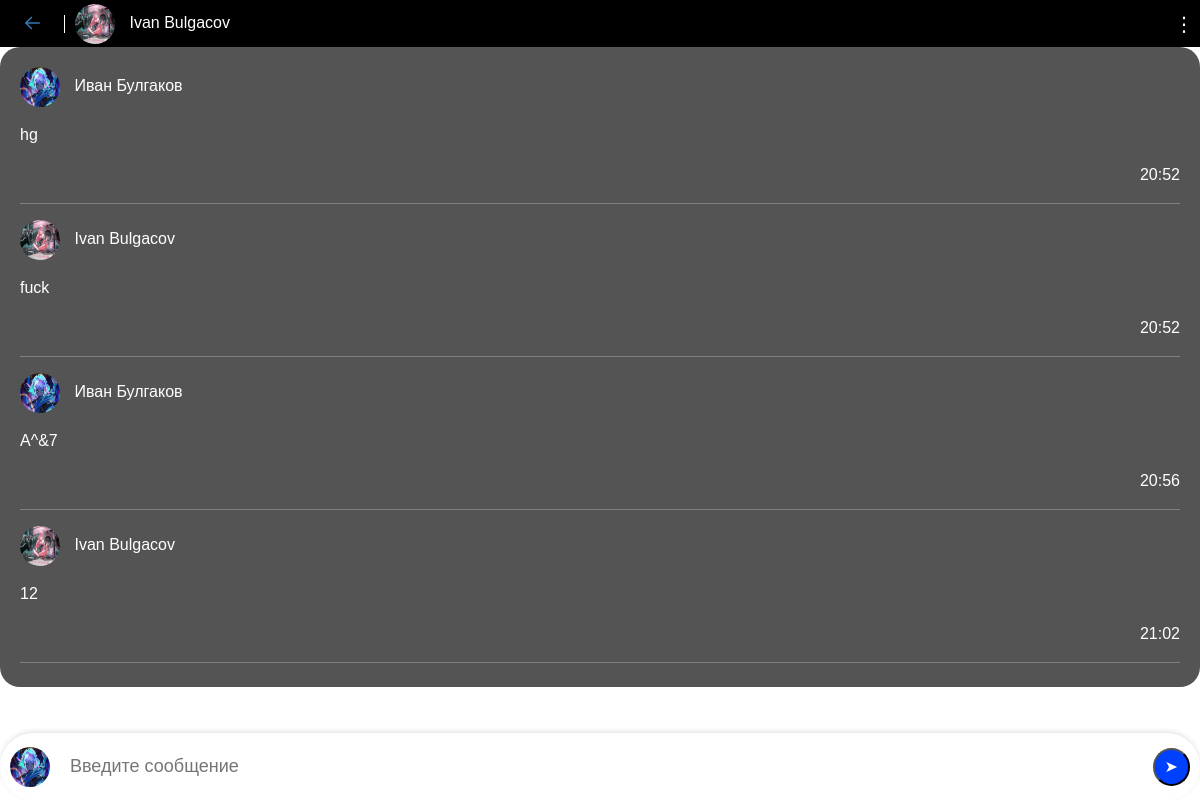
Before: /tasks/messages/18/ (signed in) with the older database file.
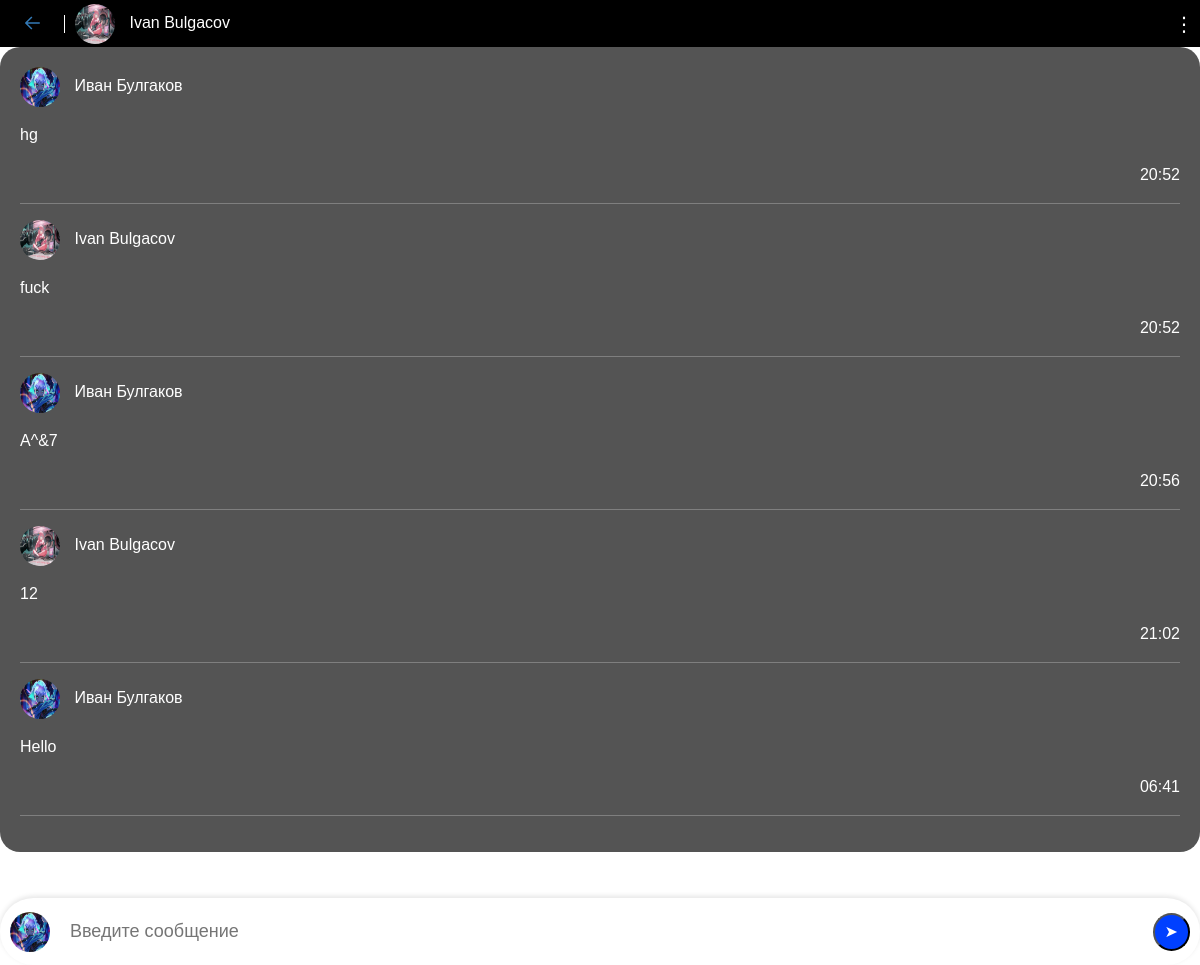
After: the same page with the newer database file.
### tasks_app_user/models.py (models this page shows, shortened)
class ConversationMessage(models.Model):
    conversation = models.ForeignKey(Conversation, related_name='messages', on_delete=models.CASCADE)
    content = models.TextField()
    created_at = models.DateTimeField(auto_now_add=True)
    created_by = models.ForeignKey(User, related_name='created_messages', on_delete=models.CASCADE)

class Profile(models.Model):
    user = models.OneToOneField(User, null=True, blank=True, on_delete=models.CASCADE)
    first_name = models.CharField(max_length=100)
    last_name = models.CharField(max_length=100)
    email = models.EmailField()
    telegram_url = models.URLField(blank=True, null=True)
    youtube_url = models.URLField(blank=True, null=True)
    vk_url = models.URLField(blank=True, null=True)
    profile_picture = models.ImageField("Изображения", default="profile_pictures/default_profile_picture.jpg",
                                        null=True,
                                        blank=True, upload_to='media/profile_pictures')
    city = models.CharField(max_length=100)

### tasks_app_user/views.py (the view)
# urls.py: path('messages/<int:pk>/', views.detail, name='detail'),
@login_required
def detail(request, pk):
    conversation = Conversation.objects.filter(members__in=[request.user.id]).get(pk=pk)
    interlocutor = conversation.members.exclude(id=request.user.id).first()
    if request.method == 'POST':
        form = ConversationMessageForm(request.POST)
        if form.is_valid():
            conversation_message = form.save(commit=False)
            conversation_message.conversation = conversation
            conversation_message.created_by = request.user
            conversation_message.save()
            conversation.save()
            return redirect('detail', pk=pk)
    else:
        form = ConversationMessageForm()
    return render(request, 'tasks_app_user/detail.html', {
        'conversation': conversation,
        'form': form,
        'interlocutor': interlocutor
    })

### tasks_app_user/forms.py
class ConversationMessageForm(forms.ModelForm):
    class Meta:
        model = ConversationMessage
        fields = ['content']
        widgets = {
            "content": Textarea(attrs={
                'class': 'form-control',
                'placeholder': 'Сообщения'
            }),
        }

### tasks_app_user/templates/tasks_app_user/detail.html (shortened to what this page needs)
{% extends 'tasks_app/layout.html' %}
{% block content %}
<div class="col">
    <a class="arrow-3" href="/tasks/message/">
</a>
    <a href="{% url 'user_profile' interlocutor.username %}" class="user-link">
        <img class="profile-pic" src="{{ interlocutor.profile.profile_picture.url }}">
        {{ interlocutor.profile.first_name }} {{ interlocutor.profile.last_name }}
    </a>
<div class="dropdown">
    <button class="dropbtn">⋮</button>
</div>
</div>
<div id="here">
    <div   class="chat-container">
    {% for message in conversation.messages.all %}
        <div  class="message-container {% if message.created_by == request.user %}right{% else %}left{% endif %}">
            <div class="messages">
                <img class="profile-pic" src="{{ message.created_by.profile.profile_picture.url }}">
                <a href="/tasks/profile_user/{{ message.created_by.username }}" style="text-decoration: none; color: inherit;">
                    {{ message.created_by.profile.first_name }} {{ message.created_by.profile.last_name }}
                </a>
                <p>{{ message.content|linebreaks|urlize }}</p>
                <div class="time_mess" align="right">{{ message.created_at|time:"H:i" }}</div>
            <hr>
            </div>
        </div>
    {% endfor %}
</div>
</div>
<form method="post">
    <div id="message-input-container">
        <img id="profile-pic" class="profile-pic" src="{{ request.user.profile.profile_picture.url }}">
        <input id="message-input" type="text" name="content" placeholder="Введите сообщение" required>
        <button type="submit" class="send-button" style="background-color: #0040FF; border-radius: 50%; padding: 5px 10px;
         color: white; margin-left: 120px;" onclick="updateChat({{ conversation.pk }})">
           ➤
        </button>
    </div>
</form>
{% endblock %}

Changed rows visible on the page:
added ConversationMessage: created_by.profile.profile_picture (picture), created_by.profile.first_name "Иван", created_by.profile.last_name "Булгаков", content "Hello", created_at "06:41"
